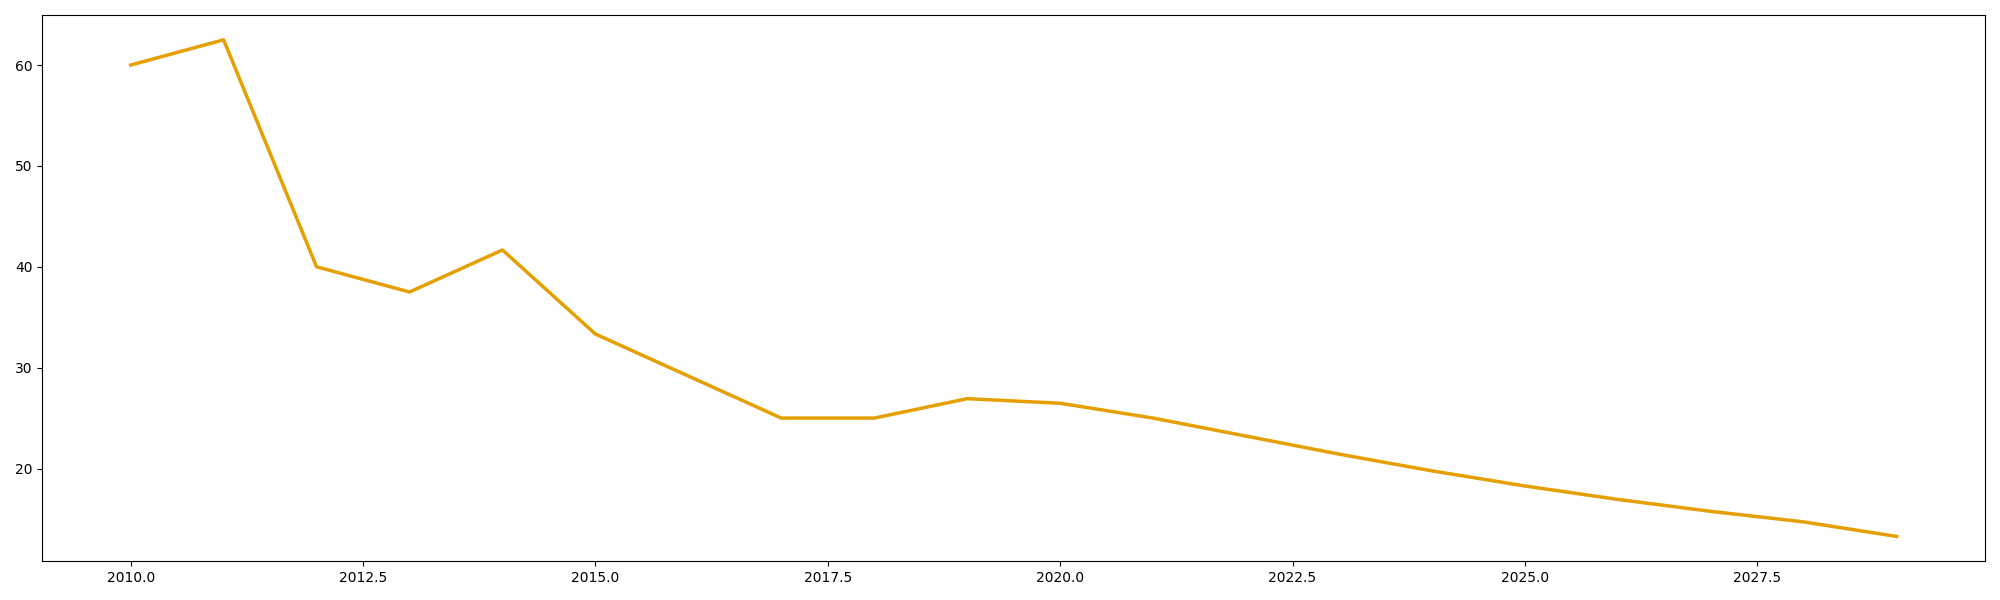

The Python source for this figure:
import matplotlib.pyplot as plt
import numpy as np

years = np.arange(2010, 2031)
solar = np.array([5, 8, 15, 20, 30, 45, 60, 80, 100, 130, 170, 220, 280, 350, 430, 520, 620, 730, 850, 980, 1120])
wind = np.array([10, 15, 25, 35, 50, 70, 95, 120, 150, 185, 225, 270, 320, 375, 435, 500, 570, 645, 725, 810, 900])
hydro = np.array([20, 22, 25, 30, 35, 41, 48, 56, 65, 75, 86, 98, 111, 125, 140, 156, 173, 191, 210, 230, 251])
geothermal = np.array([1, 1.5, 2, 3, 4, 5.5, 7, 9, 11, 14, 17, 21, 25, 30, 35, 41, 47, 54, 61, 69, 77])

plt.figure(figsize=(20, 12))
plt.stackplot(years, solar, wind, hydro, geothermal, 
              colors=['#e69f00', '#56b4e9', '#009e73', '#0072b2'], alpha=0.8)
plt.tight_layout()

fig, ax = plt.subplots(figsize=(20, 6))
solar_growth_rate = np.gradient(solar[:-1], years[:-1]) / solar[:-1] * 100
ax.plot(years[:-1], solar_growth_rate, color='#e69f00', linewidth=2.5)
plt.tight_layout()
plt.show()
